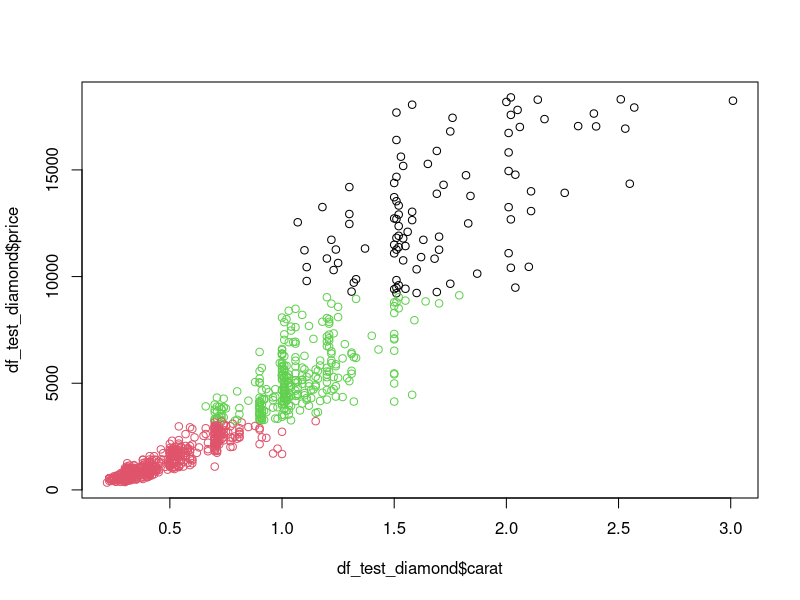

Reproduce this figure in R.
#날짜: 2021/01/28
#이름: 김하린
#내용: Ch16. 비지도학습 - 군집분석 실습 교재 p543

library(ggplot2)

#다이몬드 군집분석
data(diamonds)
View(diamonds)

#모집단에서 1000개 샘플링
sample <- sample(1:nrow(diamonds), 1000)
df_test_sample <- diamonds[sample,]
View(df_test_sample)

#군집분석용 데이터프레임 생성
df_test_diamond <- df_test_sample[c('price', 'carat', 'depth', 'table')]
View(df_test_diamond)

#군집분석
result_kmeans <- kmeans(df_test_diamond, 3)
result_kmeans

df_test_diamond['cluster'] <- result_kmeans$cluster
View(df_test_diamond)

#시각화
plot(df_test_diamond$carat, 
     df_test_diamond$price, 
     col=df_test_diamond$cluster)

